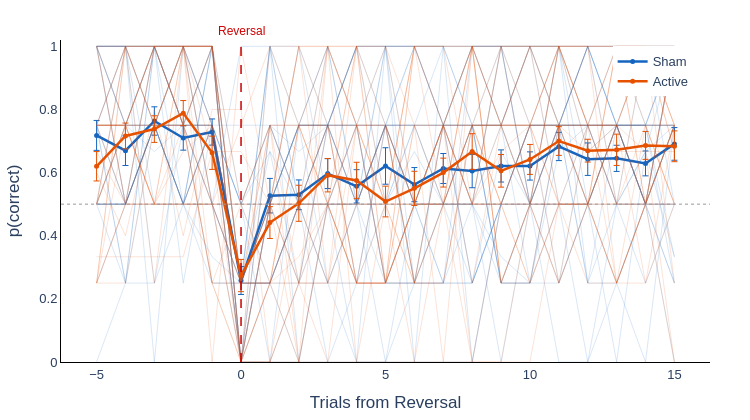
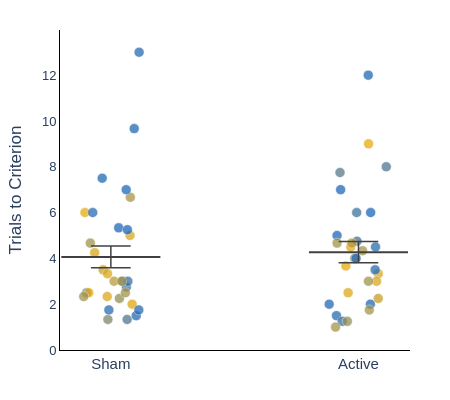

These figures' notebook cell, in order:
### Markdown cell above
---
## 5. Reversal Learning Analysis

### Code cell
# Reversal-locked accuracy and trials to criterion
rev_results = run_reversal_analysis(data, data_clean, conditions=['sham', 'active'])

### Figure 1 — Plotly figure (JSON) as saved in the notebook; plotly's stock layout.template omitted (floating-point values rounded to 4 significant figures)
{"data": [{"hoverinfo": "text+y", "line": {"color": "#1565C0", "width": 0.8}, "mode": "lines", "opacity": 0.2, "showlegend": false, "text": "sub-10369 (sham)", "type": "scatter", "x": [-5, -4, -3, -2, -1, 0, 1, 2, 3, 4, 5, 6, 7, 8, 9, 10, 11, 12, 13, 14, 15], "y": [0.5, 0.5, 0.75, 0.5, 1, 0.25, 1, 0.5, 0.5, 0.5, 0.5, 0.5, 0.75, 0.5, 0.3333, 0.25, 0.25, 0.5, 0, 0.6667, 0.3333]}, {"hoverinfo": "text+y", "line": {"color": "#1565C0", "width": 0.8}, "mode": "lines", "opacity": 0.2, "showlegend": false, "text": "sub-10418 (sham)", "type": "scatter", "x": [-5, -4, -3, -2, -1, 0, 1, 2, 3, 4, 5, 6, 7, 8, 9, 10, 11, 12, 13, 14, 15], "y": [0.5, 0.5, 0.75, 0.75, 0.25, 0.25, 0.25, 0.5, 0.5, 0.25, 0.75, 0.5, 0.75, 1, 0.75, 0.5, 0.75, 0.75, 0.5, 0.25, 0.5]}, {"hoverinfo": "text+y", "line": {"color": "#1565C0", "width": 0.8}, "mode": "lines", "opacity": 0.2, "showlegend": false, "text": "sub-10541 (sham)", "type": "scatter", "x": [-5, -4, -3, -2, -1, 0, 1, 2, 3, 4, 5, 6, 7, 8, 9, 10, 11, 12, 13, 14, 15], "y": [0.5, 0.75, 0.6667, 0.75, 1, 0, 0.75, 0.6667, 0.75, 1, 0.5, 0.75, 0.5, 0.5, 0.25, 0.25, 0.6667, 0.75, 0.5, 0.6667, 1]}, {"hoverinfo": "text+y", "line": {"color": "#1565C0", "width": 0.8}, "mode": "lines", "opacity": 0.2, "showlegend": false, "text": "sub-10559 (sham)", "type": "scatter", "x": [-5, -4, -3, -2, -1, 0, 1, 2, 3, 4, 5, 6, 7, 8, 9, 10, 11, 12, 13, 14, 15], "y": [0.75, 0.75, 1, 0.75, 0.75, 0, 0.25, 0.25, 0.25, 0.5, 0.75, 0.75, 0.5, 0.5, 0.5, 0.75, 0.75, 0.25, 0.5, 0.5, 1]}, {"hoverinfo": "text+y", "line": {"color": "#1565C0", "width": 0.8}, "mode": "lines", "opacity": 0.2, "showlegend": false, "text": "sub-10589 (sham)", "type": "scatter", "x": [-5, -4, -3, -2, -1, 0, 1, 2, 3, 4, 5, 6, 7, 8, 9, 10, 11, 12, 13, 14, 15], "y": [0.75, 1, 0.75, 1, 1, 0, 0.5, 0.75, 0.75, 1, 1, 1, 1, 0.75, 0.75, 0.5, 0.75, 1, 1, 0.75, 0.75]}, {"hoverinfo": "text+y", "line": {"color": "#1565C0", "width": 0.8}, "mode": "lines", "opacity": 0.2, "showlegend": false, "text": "sub-10606 (sham)", "type": "scatter", "x": [-5, -4, -3, -2, -1, 0, 1, 2, 3, 4, 5, 6, 7, 8, 9, 10, 11, 12, 13, 14, 15], "y": [1, 1, 0, 1, 0.5, 1, 1, 0, 0.5, 0, 1, 0, 1, 0, 0.5, 0.5, 0, 0, 0.5, 1, 0.5]}, {"hoverinfo": "text+y", "line": {"color": "#1565C0", "width": 0.8}, "mode": "lines", "opacity": 0.2, "showlegend": false, "text": "sub-10608 (sham)", "type": "scatter", "x": [-5, -4, -3, -2, -1, 0, 1, 2, 3, 4, 5, 6, 7, 8, 9, 10, 11, 12, 13, 14, 15], "y": [1, 0.75, 1, 0.75, 0.5, 0.25, 0.5, 0.75, 0.75, 0.5, 0.5, 0.75, 1, 0.75, 0.25, 0.25, 0.75, 1, 0.75, 0.75, 0.3333]}, {"hoverinfo": "text+y", "line": {"color": "#1565C0", "width": 0.8}, "mode": "lines", "opacity": 0.2, "showlegend": false, "text": "sub-10636 (sham)", "type": "scatter", "x": [-5, -4, -3, -2, -1, 0, 1, 2, 3, 4, 5, 6, 7, 8, 9, 10, 11, 12, 13, 14, 15], "y": [1, 0.75, 1, 0.75, 0.75, 0, 0.5, 0.75, 0.75, 0.75, 0.75, 0.75, 0.75, 1, 1, 1, 1, 1, 0.75, 0.75, 1]}, {"hoverinfo": "text+y", "line": {"color": "#1565C0", "width": 0.8}, "mode": "lines", "opacity": 0.2, "showlegend": false, "text": "sub-10638 (sham)", "type": "scatter", "x": [-5, -4, -3, -2, -1, 0, 1, 2, 3, 4, 5, 6, 7, 8, 9, 10, 11, 12, 13, 14, 15], "y": [0.5, 1, 0.25, 0.5, 0.75, 0.5, 0, 0.75, 1, 0.5, 0.75, 0.5, 0.5, 0.75, 0.25, 0.25, 0.5, 0, 0.25, 0.5, 0.25]}, {"hoverinfo": "text+y", "line": {"color": "#1565C0", "width": 0.8}, "mode": "lines", "opacity": 0.2, "showlegend": false, "text": "sub-10641 (sham)", "type": "scatter", "x": [-5, -4, -3, -2, -1, 0, 1, 2, 3, 4, 5, 6, 7, 8, 9, 10, 11, 12, 13, 14, 15], "y": [0.5, 0.5, 1, 0.75, 0.75, 0, 0.5, 0.75, 0.75, 0.75, 0.75, 0.25, 0.75, 0.75, 0.75, 1, 0.5, 0.5, 0.75, 0.5, 1]}, {"hoverinfo": "text+y", "line": {"color": "#1565C0", "width": 0.8}, "mode": "lines", "opacity": 0.2, "showlegend": false, "text": "sub-10649 (sham)", "type": "scatter", "x": [-5, -4, -3, -2, -1, 0, 1, 2, 3, 4, 5, 6, 7, 8, 9, 10, 11, 12, 13, 14, 15], "y": [0, 0.25, 0.25, 0.75, 0.75, 0.25, 0.5, 0.25, 0.75, 0.5, 1, 1, 1, 1, 1, 0.75, 0.75, 0.75, 0.75, 0.75, 0.75]}, {"hoverinfo": "text+y", "line": {"color": "#1565C0", "width": 0.8}, "mode": "lines", "opacity": 0.2, "showlegend": false, "text": "sub-10656 (sham)", "type": "scatter", "x": [-5, -4, -3, -2, -1, 0, 1, 2, 3, 4, 5, 6, 7, 8, 9, 10, 11, 12, 13, 14, 15], "y": [0.75, 0.25, 1, 1, 0.5, 0, 1, 0.75, 1, 0.75, 0.75, 1, 0.75, 0.75, 1, 0.5, 0.5, 0.5, 0.75, 0.75, 0.75]}, {"hoverinfo": "text+y", "line": {"color": "#1565C0", "width": 0.8}, "mode": "lines", "opacity": 0.2, "showlegend": false, "text": "sub-10661 (sham)", "type": "scatter", "x": [-5, -4, -3, -2, -1, 0, 1, 2, 3, 4, 5, 6, 7, 8, 9, 10, 11, 12, 13, 14, 15], "y": [0.75, 0.5, 0.75, 1, 0.75, 0.5, 0.75, 0.5, 0.75, 1, 1, 0.5, 0.75, 0.75, 0.75, 0.75, 0.75, 1, 0.75, 0.5, 0.75]}, {"hoverinfo": "text+y", "line": {"color": "#1565C0", "width": 0.8}, "mode": "lines", "opacity": 0.2, "showlegend": false, "text": "sub-10716 (sham)", "type": "scatter", "x": [-5, -4, -3, -2, -1, 0, 1, 2, 3, 4, 5, 6, 7, 8, 9, 10, 11, 12, 13, 14, 15], "y": [1, 1, 0.75, 0.5, 0.75, 0.25, 0.25, 0.5, 0, 0.25, 0.25, 0.25, 0.5, 0.25, 0.5, 0.75, 0.75, 0.75, 0.5, 0.5, 0.25]}, {"hoverinfo": "text+y", "line": {"color": "#1565C0", "width": 0.8}, "mode": "lines", "opacity": 0.2, "showlegend": false, "text": "sub-10809 (sham)", "type": "scatter", "x": [-5, -4, -3, -2, -1, 0, 1, 2, 3, 4, 5, 6, 7, 8, 9, 10, 11, 12, 13, 14, 15], "y": [0.5, 0.75, 0.75, 0.5, 0.3333, 0.25, 0.6667, 0.5, 1, 0.5, 1, 0.25, 0.75, 0.25, 0.6667, 0.5, 0.75, 0.75, 0.75, 0.5, 1]}, {"hoverinfo": "text+y", "line": {"color": "#1565C0", "width": 0.8}, "mode": "lines", "opacity": 0.2, "showlegend": false, "text": "sub-10810 (sham)", "type": "scatter", "x": [-5, -4, -3, -2, -1, 0, 1, 2, 3, 4, 5, 6, 7, 8, 9, 10, 11, 12, 13, 14, 15], "y": [1, 1, 1, 1, 1, 0.25, 0.25, 0, 0.5, 0.5, 0.75, 0.75, 0.75, 1, 1, 1, 1, 0.5, 0.75, 1, 1]}, {"hoverinfo": "text+y", "line": {"color": "#1565C0", "width": 0.8}, "mode": "lines", "opacity": 0.2, "showlegend": false, "text": "sub-10862 (sham)", "type": "scatter", "x": [-5, -4, -3, -2, -1, 0, 1, 2, 3, 4, 5, 6, 7, 8, 9, 10, 11, 12, 13, 14, 15], "y": [1, 1, 1, 0.5, 0.75, 0.5, 0.75, 0.5, 0.5, 0.5, 0.75, 1, 0.75, 0.5, 1, 0.5, 0.75, 0.75, 0.75, 0.5, 0.75]}, {"hoverinfo": "text+y", "line": {"color": "#1565C0", "width": 0.8}, "mode": "lines", "opacity": 0.2, "showlegend": false, "text": "sub-10866 (sham)", "type": "scatter", "x": [-5, -4, -3, -2, -1, 0, 1, 2, 3, 4, 5, 6, 7, 8, 9, 10, 11, 12, 13, 14, 15], "y": [0.5, 0.5, 0.75, 0.5, 1, 0.5, 0.25, 0.5, 0.25, 0, 0, 0.25, 0.25, 0.25, 0.5, 0.5, 0.5, 0.75, 0.75, 0.5, 0]}, {"hoverinfo": "text+y", "line": {"color": "#1565C0", "width": 0.8}, "mode": "lines", "opacity": 0.2, "showlegend": false, "text": "sub-10886 (sham)", "type": "scatter", "x": [-5, -4, -3, -2, -1, 0, 1, 2, 3, 4, 5, 6, 7, 8, 9, 10, 11, 12, 13, 14, 15], "y": [1, 0.5, 0.75, 0.75, 1, 0, 0, 0.25, 0.5, 0.75, 0.25, 0.25, 0.25, 1, 0.75, 1, 0.75, 0.25, 0.75, 0.5, 0.5]}, {"hoverinfo": "text+y", "line": {"color": "#1565C0", "width": 0.8}, "mode": "lines", "opacity": 0.2, "showlegend": false, "text": "sub-10951 (sham)", "type": "scatter", "x": [-5, -4, -3, -2, -1, 0, 1, 2, 3, 4, 5, 6, 7, 8, 9, 10, 11, 12, 13, 14, 15], "y": [0.5, 0.5, 0.5, 0.5, 0.75, 0.75, 0.75, 0.5, 0.75, 0.5, 0, 0.5, 0.25, 0.75, 0.25, 0.5, 1, 0.25, 0.25, 0.5, 0.75]}, {"hoverinfo": "text+y", "line": {"color": "#1565C0", "width": 0.8}, "mode": "lines", "opacity": 0.2, "showlegend": false, "text": "sub-10998 (sham)", "type": "scatter", "x": [-5, -4, -3, -2, -1, 0, 1, 2, 3, 4, 5, 6, 7, 8, 9, 10, 11, 12, 13, 14, 15], "y": [0.25, 0.5, 1, 1, 0.75, 0.5, 0.6667, 0.25, 0.75, 0.25, 0.5, 0.6667, 0.5, 0.75, 0.75, 0.75, 0.75, 1, 0.75, 0.75, 0.25]}, {"hoverinfo": "text+y", "line": {"color": "#1565C0", "width": 0.8}, "mode": "lines", "opacity": 0.2, "showlegend": false, "text": "sub-11016 (sham)", "type": "scatter", "x": [-5, -4, -3, -2, -1, 0, 1, 2, 3, 4, 5, 6, 7, 8, 9, 10, 11, 12, 13, 14, 15], "y": [0.5, 0.25, 0.75, 0.75, 0.75, 0.25, 0.25, 0.5, 0.25, 0.25, 0.75, 0.75, 0.75, 0.25, 0.5, 0.75, 1, 0.6667, 0.75, 0.75, 0.75]}, {"hoverinfo": "text+y", "line": {"color": "#1565C0", "width": 0.8}, "mode": "lines", "opacity": 0.2, "showlegend": false, "text": "sub-11030 (sham)", "type": "scatter", "x": [-5, -4, -3, -2, -1, 0, 1, 2, 3, 4, 5, 6, 7, 8, 9, 10, 11, 12, 13, 14, 15], "y": [0.75, 1, 0.5, 0.5, 0.5, 0.5, 0.5, 0.75, 0.75, 0.75, 1, 1, 0.75, 0.75, 0.75, 1, 1, 1, 1, 1, 1]}, {"hoverinfo": "text+y", "line": {"color": "#1565C0", "width": 0.8}, "mode": "lines", "opacity": 0.2, "showlegend": false, "text": "sub-11286 (sham)", "type": "scatter", "x": [-5, -4, -3, -2, -1, 0, 1, 2, 3, 4, 5, 6, 7, 8, 9, 10, 11, 12, 13, 14, 15], "y": [1, 1, 1, 0.75, 1, 0, 0, 0, 0, 0, 0, 0, 0, 0, 0.5, 0.5, 1, 0.75, 0.75, 0.75, 1]}, {"hoverinfo": "text+y", "line": {"color": "#1565C0", "width": 0.8}, "mode": "lines", "opacity": 0.2, "showlegend": false, "text": "sub-11318 (sham)", "type": "scatter", "x": [-5, -4, -3, -2, -1, 0, 1, 2, 3, 4, 5, 6, 7, 8, 9, 10, 11, 12, 13, 14, 15], "y": [0.75, 0.75, 0.75, 0.5, 0.25, 0.25, 1, 1, 0.5, 0.5, 0.75, 0.5, 0.5, 0.5, 0.5, 0.75, 0.75, 0.5, 0.75, 0.5, 0.75]}, {"hoverinfo": "text+y", "line": {"color": "#1565C0", "width": 0.8}, "mode": "lines", "opacity": 0.2, "showlegend": false, "text": "sub-11329 (sham)", "type": "scatter", "x": [-5, -4, -3, -2, -1, 0, 1, 2, 3, 4, 5, 6, 7, 8, 9, 10, 11, 12, 13, 14, 15], "y": [0.5, 0.5, 0.75, 1, 1, 0, 0.5, 0.5, 0.75, 0.75, 0.25, 0.25, 0.5, 0.75, 0.25, 0.5, 0.5, 0.5, 0.5, 0.6667, 0.75]}, {"hoverinfo": "text+y", "line": {"color": "#1565C0", "width": 0.8}, "mode": "lines", "opacity": 0.2, "showlegend": false, "text": "sub-11526 (sham)", "type": "scatter", "x": [-5, -4, -3, -2, -1, 0, 1, 2, 3, 4, 5, 6, 7, 8, 9, 10, 11, 12, 13, 14, 15], "y": [1, 1, 1, 1, 0.75, 0.25, 0.5, 0.75, 0.75, 1, 1, 1, 1, 1, 1, 0.5, 0.75, 0.75, 1, 1, 1]}, {"hoverinfo": "text+y", "line": {"color": "#1565C0", "width": 0.8}, "mode": "lines", "opacity": 0.2, "showlegend": false, "text": "sub-11563 (sham)", "type": "scatter", "x": [-5, -4, -3, -2, -1, 0, 1, 2, 3, 4, 5, 6, 7, 8, 9, 10, 11, 12, 13, 14, 15], "y": [1, 0.5, 0.75, 0.75, 0.5, 0.25, 1, 0.5, 0.5, 0.75, 0.25, 0.5, 0.5, 0.5, 0, 0.5, 0.25, 0.5, 0.25, 0, 0.75]}, {"hoverinfo": "text+y", "line": {"color": "#1565C0", "width": 0.8}, "mode": "lines", "opacity": 0.2, "showlegend": false, "text": "sub-11628 (sham)", "type": "scatter", "x": [-5, -4, -3, -2, -1, 0, 1, 2, 3, 4, 5, 6, 7, 8, 9, 10, 11, 12, 13, 14, 15], "y": [0.75, 0.25, 1, 0.25, 0.75, 0, 0.75, 0.75, 0.25, 0.5, 0.25, 0.5, 0.5, 0.5, 0.75, 0.25, 0.75, 0.5, 0.75, 0.5, 0.5]}, {"hoverinfo": "text+y", "line": {"color": "#1565C0", "width": 0.8}, "mode": "lines", "opacity": 0.2, "showlegend": false, "text": "sub-11631 (sham)", "type": "scatter", "x": [-5, -4, -3, -2, -1, 0, 1, 2, 3, 4, 5, 6, 7, 8, 9, 10, 11, 12, 13, 14, 15], "y": [0.75, 0.5, 0.75, 0.5, 1, 0.25, 0.5, 1, 0.75, 0.5, 0.75, 0.5, 0.25, 0.5, 1, 1, 0.75, 1, 0.5, 0.5, 0.5]}, {"hoverinfo": "text+y", "line": {"color": "#1565C0", "width": 0.8}, "mode": "lines", "opacity": 0.2, "showlegend": false, "text": "sub-11773 (sham)", "type": "scatter", "x": [-5, -4, -3, -2, -1, 0, 1, 2, 3, 4, 5, 6, 7, 8, 9, 10, 11, 12, 13, 14, 15], "y": [1, 0.75, 0.75, 0.5, 0.5, 0.25, 0.25, 0.5, 0.75, 1, 0.75, 0.25, 0.25, 0.25, 0.5, 0.75, 0.25, 0.75, 0.75, 0.75, 1]}, {"error_y": {"array": [0.04744, 0.04693, 0.04492, 0.03862, 0.04144, 0.04412, 0.05471, 0.0471, 0.04735, 0.05276, 0.05782, 0.0541, 0.04757, 0.05284, 0.05095, 0.04471, 0.0448, 0.05144, 0.04144, 0.03938, 0.05173], "color": "#1565C0", "thickness": 1, "type": "data", "visible": true, "width": 3}, "hovertemplate": "Trial %{x}: %{y:.3f}<extra>Sham</extra>", "line": {"color": "#1565C0", "width": 2.5}, "marker": {"color": "#1565C0", "size": 5}, "mode": "lines+markers", "name": "Sham", "type": "scatter", "x": [-5, -4, -3, -2, -1, 0, 1, 2, 3, 4, 5, 6, 7, 8, 9, 10, 11, 12, 13, 14, 15], "y": [0.7177, 0.6694, 0.7634, 0.7097, 0.7285, 0.2581, 0.5269, 0.5296, 0.5968, 0.5565, 0.621, 0.5618, 0.6129, 0.6048, 0.621, 0.621, 0.6828, 0.6425, 0.6452, 0.629, 0.6909]}, {"hoverinfo": "text+y", "line": {"color": "#E65100", "width": 0.8}, "mode": "lines", "opacity": 0.2, "showlegend": false, "text": "sub-10369 (active)", "type": "scatter", "x": [-5, -4, -3, -2, -1, 0, 1, 2, 3, 4, 5, 6, 7, 8, 9, 10, 11, 12, 13, 14, 15], "y": [0.25, 1, 0.25, 1, 1, 0.5, 0.75, 0, 0.5, 0.75, 0.25, 0.75, 0, 1, 0.25, 0.25, 0.5, 0.5, 0.5, 1, 0.25]}, {"hoverinfo": "text+y", "line": {"color": "#E65100", "width": 0.8}, "mode": "lines", "opacity": 0.2, "showlegend": false, "text": "sub-10418 (active)", "type": "scatter", "x": [-5, -4, -3, -2, -1, 0, 1, 2, 3, 4, 5, 6, 7, 8, 9, 10, 11, 12, 13, 14, 15], "y": [0.5, 1, 1, 1, 0, 1, 0.5, 1, 1, 0, 0.5, 0, 0.5, 0, 0, 0.5, 0.5, 0.5, 0.5, 0.5, 0]}, {"hoverinfo": "text+y", "line": {"color": "#E65100", "width": 0.8}, "mode": "lines", "opacity": 0.2, "showlegend": false, "text": "sub-10541 (active)", "type": "scatter", "x": [-5, -4, -3, -2, -1, 0, 1, 2, 3, 4, 5, 6, 7, 8, 9, 10, 11, 12, 13, 14, 15], "y": [0.5, 0.5, 0.75, 1, 0.75, 0, 0.25, 0.75, 0.75, 0.5, 0.75, 0.25, 0.25, 0.75, 0.75, 1, 0.75, 0.6667, 0.6667, 0.6667, 0.6667]}, {"hoverinfo": "text+y", "line": {"color": "#E65100", "width": 0.8}, "mode": "lines", "opacity": 0.2, "showlegend": false, "text": "sub-10559 (active)", "type": "scatter", "x": [-5, -4, -3, -2, -1, 0, 1, 2, 3, 4, 5, 6, 7, 8, 9, 10, 11, 12, 13, 14, 15], "y": [0.6667, 0.5, 0.5, 0.6667, 0.75, 0, 0.75, 0.5, 0.5, 0.25, 0.75, 0.25, 0.5, 0.5, 0.5, 0.75, 0.75, 0.75, 0.75, 0.5, 1]}, {"hoverinfo": "text+y", "line": {"color": "#E65100", "width": 0.8}, "mode": "lines", "opacity": 0.2, "showlegend": false, "text": "sub-10589 (active)", "type": "scatter", "x": [-5, -4, -3, -2, -1, 0, 1, 2, 3, 4, 5, 6, 7, 8, 9, 10, 11, 12, 13, 14, 15], "y": [1, 1, 1, 1, 1, 0, 0, 0.25, 0, 0.75, 0.75, 0.25, 0.25, 0.75, 0.75, 0.75, 1, 0.75, 0.75, 1, 0.75]}, {"hoverinfo": "text+y", "line": {"color": "#E65100", "width": 0.8}, "mode": "lines", "opacity": 0.2, "showlegend": false, "text": "sub-10606 (active)", "type": "scatter", "x": [-5, -4, -3, -2, -1, 0, 1, 2, 3, 4, 5, 6, 7, 8, 9, 10, 11, 12, 13, 14, 15], "y": [0.5, 0.75, 0.5, 0.5, 0.5, 0.5, 0.75, 0.25, 0.5, 0.25, 0.25, 0.5, 0.75, 0, 0.5, 0.25, 0.5, 0.5, 0.25, 0.5, 0.75]}, {"hoverinfo": "text+y", "line": {"color": "#E65100", "width": 0.8}, "mode": "lines", "opacity": 0.2, "showlegend": false, "text": "sub-10608 (active)", "type": "scatter", "x": [-5, -4, -3, -2, -1, 0, 1, 2, 3, 4, 5, 6, 7, 8, 9, 10, 11, 12, 13, 14, 15], "y": [0.5, 0.75, 0.75, 0.5, 0.5, 0, 0.5, 1, 0.75, 0.25, 0.25, 0.5, 0.75, 0.5, 0.5, 0.25, 0.75, 0.5, 1, 1, 0.6667]}, {"hoverinfo": "text+y", "line": {"color": "#E65100", "width": 0.8}, "mode": "lines", "opacity": 0.2, "showlegend": false, "text": "sub-10636 (active)", "type": "scatter", "x": [-5, -4, -3, -2, -1, 0, 1, 2, 3, 4, 5, 6, 7, 8, 9, 10, 11, 12, 13, 14, 15], "y": [0.75, 0.75, 1, 1, 0.5, 0.5, 0.5, 0.75, 1, 1, 1, 1, 1, 1, 1, 1, 1, 1, 1, 1, 1]}, {"hoverinfo": "text+y", "line": {"color": "#E65100", "width": 0.8}, "mode": "lines", "opacity": 0.2, "showlegend": false, "text": "sub-10638 (active)", "type": "scatter", "x": [-5, -4, -3, -2, -1, 0, 1, 2, 3, 4, 5, 6, 7, 8, 9, 10, 11, 12, 13, 14, 15], "y": [1, 0.75, 0.75, 1, 1, 0, 0, 0.25, 0.25, 0.25, 0.25, 0.5, 0.75, 0.5, 0.5, 0.5, 0.5, 0.5, 0.75, 0.6667, 0]}, {"hoverinfo": "text+y", "line": {"color": "#E65100", "width": 0.8}, "mode": "lines", "opacity": 0.2, "showlegend": false, "text": "sub-10641 (active)", "type": "scatter", "x": [-5, -4, -3, -2, -1, 0, 1, 2, 3, 4, 5, 6, 7, 8, 9, 10, 11, 12, 13, 14, 15], "y": [0.75, 0.75, 1, 0.75, 0.25, 0.5, 0.5, 0.5, 0.75, 1, 0.75, 0.5, 0.5, 0.75, 0.5, 0.75, 1, 0.75, 0.5, 0.75, 0.5]}, {"hoverinfo": "text+y", "line": {"color": "#E65100", "width": 0.8}, "mode": "lines", "opacity": 0.2, "showlegend": false, "text": "sub-10649 (active)", "type": "scatter", "x": [-5, -4, -3, -2, -1, 0, 1, 2, 3, 4, 5, 6, 7, 8, 9, 10, 11, 12, 13, 14, 15], "y": [0.75, 0.75, 0.5, 0.75, 0.75, 0.25, 0.75, 0.75, 0.5, 0.25, 0.25, 0.25, 0.5, 0.5, 1, 0.75, 0.5, 0.75, 0.25, 0.5, 1]}, {"hoverinfo": "text+y", "line": {"color": "#E65100", "width": 0.8}, "mode": "lines", "opacity": 0.2, "showlegend": false, "text": "sub-10656 (active)", "type": "scatter", "x": [-5, -4, -3, -2, -1, 0, 1, 2, 3, 4, 5, 6, 7, 8, 9, 10, 11, 12, 13, 14, 15], "y": [0.75, 0.75, 0.5, 0.5, 0.75, 0.25, 0.75, 0.75, 0.75, 0.75, 0.75, 0.5, 0.75, 0.25, 0.75, 0.5, 0.75, 1, 0.25, 0.5, 0.75]}, {"hoverinfo": "text+y", "line": {"color": "#E65100", "width": 0.8}, "mode": "lines", "opacity": 0.2, "showlegend": false, "text": "sub-10661 (active)", "type": "scatter", "x": [-5, -4, -3, -2, -1, 0, 1, 2, 3, 4, 5, 6, 7, 8, 9, 10, 11, 12, 13, 14, 15], "y": [0.75, 0.75, 0.5, 1, 1, 0.25, 0.5, 1, 1, 0.75, 0.5, 0.5, 0.5, 0.75, 0.75, 0.75, 1, 1, 1, 1, 0.75]}, {"hoverinfo": "text+y", "line": {"color": "#E65100", "width": 0.8}, "mode": "lines", "opacity": 0.2, "showlegend": false, "text": "sub-10809 (active)", "type": "scatter", "x": [-5, -4, -3, -2, -1, 0, 1, 2, 3, 4, 5, 6, 7, 8, 9, 10, 11, 12, 13, 14, 15], "y": [0.75, 1, 0.75, 1, 0.6667, 0, 0.25, 0.3333, 0.5, 1, 0.5, 1, 0.5, 0.75, 0.5, 0.5, 1, 0.6667, 0.75, 1, 0.6667]}, {"hoverinfo": "text+y", "line": {"color": "#E65100", "width": 0.8}, "mode": "lines", "opacity": 0.2, "showlegend": false, "text": "sub-10810 (active)", "type": "scatter", "x": [-5, -4, -3, -2, -1, 0, 1, 2, 3, 4, 5, 6, 7, 8, 9, 10, 11, 12, 13, 14, 15], "y": [1, 0.5, 0.75, 0.75, 0.5, 0.25, 0.5, 0.25, 1, 0.75, 1, 0.75, 0.75, 1, 0.25, 0.5, 0.75, 0.75, 0.5, 0.5, 0.5]}, {"hoverinfo": "text+y", "line": {"color": "#E65100", "width": 0.8}, "mode": "lines", "opacity": 0.2, "showlegend": false, "text": "sub-10862 (active)", "type": "scatter", "x": [-5, -4, -3, -2, -1, 0, 1, 2, 3, 4, 5, 6, 7, 8, 9, 10, 11, 12, 13, 14, 15], "y": [0.25, 1, 0.75, 1, 0.25, 0, 0.25, 0.75, 0.5, 1, 0.25, 1, 0.75, 1, 0.25, 0.5, 1, 0.75, 0.75, 0.75, 0.5]}, {"hoverinfo": "text+y", "line": {"color": "#E65100", "width": 0.8}, "mode": "lines", "opacity": 0.2, "showlegend": false, "text": "sub-10866 (active)", "type": "scatter", "x": [-5, -4, -3, -2, -1, 0, 1, 2, 3, 4, 5, 6, 7, 8, 9, 10, 11, 12, 13, 14, 15], "y": [0.75, 0.75, 1, 0.75, 0.5, 0.25, 0.25, 0.5, 0.75, 0.25, 0.5, 0.5, 0.75, 0.5, 0.6667, 0.75, 0.75, 0.5, 0.25, 0.75, 0.75]}, {"hoverinfo": "text+y", "line": {"color": "#E65100", "width": 0.8}, "mode": "lines", "opacity": 0.2, "showlegend": false, "text": "sub-10886 (active)", "type": "scatter", "x": [-5, -4, -3, -2, -1, 0, 1, 2, 3, 4, 5, 6, 7, 8, 9, 10, 11, 12, 13, 14, 15], "y": [0.75, 1, 1, 1, 1, 0.25, 0.5, 0.5, 1, 1, 1, 0.5, 0.5, 0.75, 0.75, 0.5, 0.25, 0.75, 1, 0.5, 0.75]}, {"hoverinfo": "text+y", "line": {"color": "#E65100", "width": 0.8}, "mode": "lines", "opacity": 0.2, "showlegend": false, "text": "sub-10951 (active)", "type": "scatter", "x": [-5, -4, -3, -2, -1, 0, 1, 2, 3, 4, 5, 6, 7, 8, 9, 10, 11, 12, 13, 14, 15], "y": [0.6, 0.4, 0.8, 0.4, 0.8, 0.8, 0, 0.5, 0.25, 1, 0.25, 0.5, 0.5, 0.5, 0.75, 0.75, 0.25, 0.5, 0.25, 0.25, 0.5]}, {"hoverinfo": "text+y", "line": {"color": "#E65100", "width": 0.8}, "mode": "lines", "opacity": 0.2, "showlegend": false, "text": "sub-10998 (active)", "type": "scatter", "x": [-5, -4, -3, -2, -1, 0, 1, 2, 3, 4, 5, 6, 7, 8, 9, 10, 11, 12, 13, 14, 15], "y": [0.75, 0.5, 1, 0.75, 1, 0, 0.5, 0, 0.5, 0.25, 0.25, 0.5, 0.5, 1, 0.75, 1, 0.75, 0.75, 0.75, 0.5, 0.75]}, {"hoverinfo": "text+y", "line": {"color": "#E65100", "width": 0.8}, "mode": "lines", "opacity": 0.2, "showlegend": false, "text": "sub-11016 (active)", "type": "scatter", "x": [-5, -4, -3, -2, -1, 0, 1, 2, 3, 4, 5, 6, 7, 8, 9, 10, 11, 12, 13, 14, 15], "y": [0.25, 0.25, 0.75, 0.75, 0.25, 0, 1, 0.75, 0.75, 0.75, 0.5, 0.25, 0.75, 0.75, 1, 0.5, 1, 0.75, 0.75, 1, 0.75]}, {"hoverinfo": "text+y", "line": {"color": "#E65100", "width": 0.8}, "mode": "lines", "opacity": 0.2, "showlegend": false, "text": "sub-11030 (active)", "type": "scatter", "x": [-5, -4, -3, -2, -1, 0, 1, 2, 3, 4, 5, 6, 7, 8, 9, 10, 11, 12, 13, 14, 15], "y": [0.5, 1, 0.75, 0.75, 0.75, 0.25, 0.25, 0.25, 0.25, 0.75, 0.75, 0.5, 0.75, 0.5, 0.5, 0.5, 0.5, 0.25, 0.25, 0.5, 0.75]}, {"hoverinfo": "text+y", "line": {"color": "#E65100", "width": 0.8}, "mode": "lines", "opacity": 0.2, "showlegend": false, "text": "sub-11286 (active)", "type": "scatter", "x": [-5, -4, -3, -2, -1, 0, 1, 2, 3, 4, 5, 6, 7, 8, 9, 10, 11, 12, 13, 14, 15], "y": [1, 1, 1, 1, 1, 0, 0, 0, 0, 0, 0, 0, 0, 0, 0, 0, 0.5, 0.5, 1, 1, 1]}, {"hoverinfo": "text+y", "line": {"color": "#E65100", "width": 0.8}, "mode": "lines", "opacity": 0.2, "showlegend": false, "text": "sub-11318 (active)", "type": "scatter", "x": [-5, -4, -3, -2, -1, 0, 1, 2, 3, 4, 5, 6, 7, 8, 9, 10, 11, 12, 13, 14, 15], "y": [0.25, 0.5, 0.5, 1, 1, 0.25, 0.25, 0, 1, 0.75, 0.25, 0.75, 0.5, 1, 0.25, 0.5, 0.25, 0.5, 0.75, 0.25, 0.75]}, {"hoverinfo": "text+y", "line": {"color": "#E65100", "width": 0.8}, "mode": "lines", "opacity": 0.2, "showlegend": false, "text": "sub-11329 (active)", "type": "scatter", "x": [-5, -4, -3, -2, -1, 0, 1, 2, 3, 4, 5, 6, 7, 8, 9, 10, 11, 12, 13, 14, 15], "y": [1, 0.5, 0.5, 0.5, 0.5, 0, 0.5, 0.5, 0.5, 0.5, 0.5, 1, 1, 0.5, 1, 1, 0.5, 0.5, 1, 0.5, 0.5]}, {"hoverinfo": "text+y", "line": {"color": "#E65100", "width": 0.8}, "mode": "lines", "opacity": 0.2, "showlegend": false, "text": "sub-11526 (active)", "type": "scatter", "x": [-5, -4, -3, -2, -1, 0, 1, 2, 3, 4, 5, 6, 7, 8, 9, 10, 11, 12, 13, 14, 15], "y": [0.75, 0.75, 0.5, 0.5, 0.5, 0.5, 0.25, 0.5, 0.5, 0.5, 0.75, 0.75, 0.75, 1, 0.75, 1, 1, 1, 1, 0.75, 0.75]}, {"hoverinfo": "text+y", "line": {"color": "#E65100", "width": 0.8}, "mode": "lines", "opacity": 0.2, "showlegend": false, "text": "sub-11563 (active)", "type": "scatter", "x": [-5, -4, -3, -2, -1, 0, 1, 2, 3, 4, 5, 6, 7, 8, 9, 10, 11, 12, 13, 14, 15], "y": [0.25, 0.75, 0.75, 0.75, 1, 0.25, 0.5, 0.25, 0.75, 0.25, 0.25, 1, 0.75, 0.75, 0.75, 0.75, 0.5, 0.5, 0.75, 0.75, 0.5]}, {"hoverinfo": "text+y", "line": {"color": "#E65100", "width": 0.8}, "mode": "lines", "opacity": 0.2, "showlegend": false, "text": "sub-11628 (active)", "type": "scatter", "x": [-5, -4, -3, -2, -1, 0, 1, 2, 3, 4, 5, 6, 7, 8, 9, 10, 11, 12, 13, 14, 15], "y": [0.5, 0.75, 1, 0.75, 0.25, 0.25, 0.25, 0.75, 0.5, 0.75, 0.5, 0.25, 0.75, 0.75, 0.5, 0.75, 0.75, 0.5, 0.75, 0.5, 1]}, {"hoverinfo": "text+y", "line": {"color": "#E65100", "width": 0.8}, "mode": "lines", "opacity": 0.2, "showlegend": false, "text": "sub-11631 (active)", "type": "scatter", "x": [-5, -4, -3, -2, -1, 0, 1, 2, 3, 4, 5, 6, 7, 8, 9, 10, 11, 12, 13, 14, 15], "y": [0.25, 0.5, 1, 1, 0.5, 0.75, 1, 1, 0.25, 0.5, 0.5, 0.5, 0.5, 1, 0.75, 0.75, 0.75, 0.75, 1, 1, 1]}, {"hoverinfo": "text+y", "line": {"color": "#E65100", "width": 0.8}, "mode": "lines", "opacity": 0.2, "showlegend": false, "text": "sub-11773 (active)", "type": "scatter", "x": [-5, -4, -3, -2, -1, 0, 1, 2, 3, 4, 5, 6, 7, 8, 9, 10, 11, 12, 13, 14, 15], "y": [0.3333, 0.3333, 0.3333, 0.3333, 0.6667, 0.6667, 0.5, 0.5, 0.5, 0.5, 0.5, 1, 1, 1, 1, 1, 1, 1, 0.5, 0.5, 1]}, {"error_y": {"array": [0.04653, 0.04081, 0.04216, 0.03988, 0.05267, 0.0511, 0.05041, 0.05714, 0.05291, 0.05767, 0.04867, 0.05414, 0.0458, 0.05665, 0.05162, 0.04747, 0.04549, 0.03607, 0.04957, 0.04426, 0.04884], "color": "#E65100", "thickness": 1, "type": "data", "visible": true, "width": 3}, "hovertemplate": "Trial %{x}: %{y:.3f}<extra>Active</extra>", "line": {"color": "#E65100", "width": 2.5}, "marker": {"color": "#E65100", "size": 5}, "mode": "lines+markers", "name": "Active", "type": "scatter", "x": [-5, -4, -3, -2, -1, 0, 1, 2, 3, 4, 5, 6, 7, 8, 9, 10, 11, 12, 13, 14, 15], "y": [0.62, 0.7161, 0.7378, 0.7883, 0.6628, 0.2739, 0.4417, 0.5028, 0.5917, 0.575, 0.5083, 0.55, 0.6, 0.6667, 0.6056, 0.6417, 0.7, 0.6694, 0.6722, 0.6861, 0.6833]}], "layout": {"annotations": [{"font": {"color": "#CC0000", "size": 12}, "showarrow": false, "text": "Reversal", "x": 0, "xanchor": "center", "xref": "x", "y": 1, "yanchor": "bottom", "yref": "y domain"}], "font": {"family": "Arial", "size": 14}, "height": 420, "legend": {"font": {"size": 13}, "x": 0.85, "y": 0.98}, "margin": {"b": 50, "l": 60, "r": 40, "t": 40}, "shapes": [{"line": {"color": "#CC0000", "dash": "dash", "width": 1.5}, "type": "line", "x0": 0, "x1": 0, "xref": "x", "y0": 0, "y1": 1, "yref": "y domain"}, {"line": {"color": "#999999", "dash": "dot", "width": 1}, "type": "line", "x0": 0, "x1": 1, "xref": "x domain", "y0": 0.5, "y1": 0.5, "yref": "y"}], "width": 750, "xaxis": {"autorange": true, "linecolor": "black", "linewidth": 1, "range": [-6.231, 16.23], "showgrid": false, "showline": true, "tickfont": {"size": 13}, "title": {"text": "Trials from Reversal"}, "type": "linear", "zeroline": false}, "yaxis": {"linecolor": "black", "linewidth": 1, "range": [0, 1.02], "showgrid": false, "showline": true, "tickfont": {"size": 13}, "title": {"text": "p(correct)"}, "type": "linear"}}}

### Figure 2 — Plotly figure (JSON) as saved in the notebook; plotly's stock layout.template omitted (floating-point values rounded to 4 significant figures)
{"data": [{"hoverinfo": "text", "marker": {"color": ["rgb(79,120,143)", "rgb(220,167,28)", "rgb(223,168,25)", "rgb(63,115,157)", "rgb(87,123,137)", "rgb(40,107,176)", "rgb(67,116,153)", "rgb(55,112,163)", "rgb(232,171,18)", "rgb(126,136,105)", "rgb(200,160,44)", "rgb(36,106,179)", "rgb(149,143,86)", "rgb(220,167,28)", "rgb(220,167,28)", "rgb(216,166,31)", "rgb(185,155,57)", "rgb(232,171,18)", "rgb(165,149,73)", "rgb(32,104,182)", "rgb(32,104,182)", "rgb(36,106,179)", "rgb(40,107,176)", "rgb(36,106,179)", "rgb(28,103,185)", "rgb(40,107,176)", "rgb(40,107,176)", "rgb(161,147,76)", "rgb(161,147,76)", "rgb(165,149,73)", "rgb(161,147,76)"], "line": {"color": "white", "width": 0.5}, "opacity": 0.75, "size": 10}, "mode": "markers", "showlegend": false, "text": ["sub-10369<br>Age: 35<br>TTC: 1.3", "sub-10418<br>Age: 71<br>TTC: 2.3", "sub-10541<br>Age: 72<br>TTC: 2.0", "sub-10559<br>Age: 31<br>TTC: 3.0", "sub-10589<br>Age: 37<br>TTC: 2.5", "sub-10606<br>Age: 25<br>TTC: 13.0", "sub-10608<br>Age: 32<br>TTC: 2.8", "sub-10636<br>Age: 29<br>TTC: 3.0", "sub-10638<br>Age: 74<br>TTC: 2.5", "sub-10641<br>Age: 47<br>TTC: 1.3", "sub-10649<br>Age: 66<br>TTC: 3.5", "sub-10656<br>Age: 24<br>TTC: 1.5", "sub-10661<br>Age: 53<br>TTC: 2.2", "sub-10716<br>Age: 71<br>TTC: 5.0", "sub-10809<br>Age: 71<br>TTC: 3.3", "sub-10810<br>Age: 70<br>TTC: 4.2", "sub-10862<br>Age: 62<br>TTC: 3.0", "sub-10866<br>Age: 74<br>TTC: 6.0", "sub-10886<br>Age: 57<br>TTC: 6.7", "sub-10951<br>Age: 23<br>TTC: 5.3", "sub-10998<br>Age: 23<br>TTC: 7.0", "sub-11016<br>Age: 24<br>TTC: 7.5", "sub-11030<br>Age: 25<br>TTC: 1.8", "sub-11286<br>Age: 24<br>TTC: 9.7", "sub-11318<br>Age: 22<br>TTC: 5.2", "sub-11329<br>Age: 25<br>TTC: 6.0", "sub-11526<br>Age: 25<br>TTC: 1.8", "sub-11563<br>Age: 56<br>TTC: 2.3", "sub-11628<br>Age: 56<br>TTC: 4.7", "sub-11631<br>Age: 57<br>TTC: 3.0", "sub-11773<br>Age: 56<br>TTC: 2.5"], "type": "scatter", "x": [0.06575, -0.01467, 0.08606, 0.04737, -0.0974, 0.1141, 0.06267, 0.06866, -0.08925, -0.01191, -0.03101, 0.1024, 0.03453, 0.07746, -0.01358, -0.06546, 0.0131, -0.1047, 0.07863, 0.0316, 0.06194, -0.03491, 0.113, 0.09435, 0.06681, -0.07329, -0.007987, -0.1095, -0.08297, 0.04393, 0.05874], "y": [1.333, 2.333, 2, 3, 2.5, 13, 2.75, 3, 2.5, 1.333, 3.5, 1.5, 2.25, 5, 3.333, 4.25, 3, 6, 6.667, 5.333, 7, 7.5, 1.75, 9.667, 5.25, 6, 1.75, 2.333, 4.667, 3, 2.5]}, {"hoverinfo": "skip", "line": {"color": "#404040", "width": 1.5}, "mode": "lines", "showlegend": false, "type": "scatter", "x": [0, 0], "y": [3.589, 4.54]}, {"hoverinfo": "skip", "line": {"color": "#404040", "width": 1.5}, "mode": "lines", "showlegend": false, "type": "scatter", "x": [-0.08, 0.08], "y": [4.54, 4.54]}, {"hoverinfo": "skip", "line": {"color": "#404040", "width": 1.5}, "mode": "lines", "showlegend": false, "type": "scatter", "x": [-0.08, 0.08], "y": [3.589, 3.589]}, {"hoverinfo": "text", "line": {"color": "#404040", "width": 2}, "mode": "lines", "showlegend": false, "text": ["Sham mean: 4.1", "Sham mean: 4.1"], "type": "scatter", "x": [-0.2, 0.2], "y": [4.065, 4.065]}, {"hoverinfo": "text", "marker": {"color": ["rgb(79,120,143)", "rgb(220,167,28)", "rgb(223,168,25)", "rgb(63,115,157)", "rgb(87,123,137)", "rgb(40,107,176)", "rgb(67,116,153)", "rgb(55,112,163)", "rgb(232,171,18)", "rgb(126,136,105)", "rgb(200,160,44)", "rgb(36,106,179)", "rgb(149,143,86)", "rgb(220,167,28)", "rgb(216,166,31)", "rgb(185,155,57)", "rgb(232,171,18)", "rgb(165,149,73)", "rgb(32,104,182)", "rgb(32,104,182)", "rgb(36,106,179)", "rgb(40,107,176)", "rgb(36,106,179)", "rgb(28,103,185)", "rgb(40,107,176)", "rgb(40,107,176)", "rgb(161,147,76)", "rgb(161,147,76)", "rgb(165,149,73)", "rgb(161,147,76)"], "line": {"color": "white", "width": 0.5}, "opacity": 0.75, "size": 10}, "mode": "markers", "showlegend": false, "text": ["sub-10369<br>Age: 35<br>TTC: 8.0", "sub-10418<br>Age: 71<br>TTC: 2.5", "sub-10541<br>Age: 72<br>TTC: 4.5", "sub-10559<br>Age: 31<br>TTC: 6.0", "sub-10589<br>Age: 37<br>TTC: 7.8", "sub-10606<br>Age: 25<br>TTC: 1.5", "sub-10608<br>Age: 32<br>TTC: 4.8", "sub-10636<br>Age: 29<br>TTC: 1.2", "sub-10638<br>Age: 74<br>TTC: 9.0", "sub-10641<br>Age: 47<br>TTC: 4.0", "sub-10649<br>Age: 66<br>TTC: 2.2", "sub-10656<br>Age: 24<br>TTC: 2.0", "sub-10661<br>Age: 53<br>TTC: 1.2", "sub-10809<br>Age: 71<br>TTC: 3.3", "sub-10810<br>Age: 70<br>TTC: 3.0", "sub-10862<br>Age: 62<br>TTC: 4.7", "sub-10866<br>Age: 74<br>TTC: 3.7", "sub-10886<br>Age: 57<br>TTC: 1.8", "sub-10951<br>Age: 23<br>TTC: 5.0", "sub-10998<br>Age: 23<br>TTC: 7.0", "sub-11016<br>Age: 24<br>TTC: 2.0", "sub-11030<br>Age: 25<br>TTC: 4.5", "sub-11286<br>Age: 24<br>TTC: 12.0", "sub-11318<br>Age: 22<br>TTC: 6.0", "sub-11329<br>Age: 25<br>TTC: 3.5", "sub-11526<br>Age: 25<br>TTC: 4.0", "sub-11563<br>Age: 56<br>TTC: 4.3", "sub-11628<br>Age: 56<br>TTC: 4.7", "sub-11631<br>Age: 57<br>TTC: 1.0", "sub-11773<br>Age: 56<br>TTC: 3.0"], "type": "scatter", "x": [1.112, 0.9582, 0.9689, 0.9927, 0.9255, 0.9112, 0.9942, 0.9345, 1.041, 0.9849, 1.08, 1.048, 0.955, 1.08, 1.073, 0.973, 0.9492, 1.044, 0.9135, 0.928, 0.8818, 1.069, 1.04, 1.049, 1.067, 0.9901, 1.016, 0.9136, 0.9075, 1.04], "y": [8, 2.5, 4.5, 6, 7.75, 1.5, 4.75, 1.25, 9, 4, 2.25, 2, 1.25, 3.333, 3, 4.667, 3.667, 1.75, 5, 7, 2, 4.5, 12, 6, 3.5, 4, 4.333, 4.667, 1, 3]}, {"hoverinfo": "skip", "line": {"color": "#404040", "width": 1.5}, "mode": "lines", "showlegend": false, "type": "scatter", "x": [1, 1], "y": [3.807, 4.738]}, {"hoverinfo": "skip", "line": {"color": "#404040", "width": 1.5}, "mode": "lines", "showlegend": false, "type": "scatter", "x": [0.92, 1.08], "y": [4.738, 4.738]}, {"hoverinfo": "skip", "line": {"color": "#404040", "width": 1.5}, "mode": "lines", "showlegend": false, "type": "scatter", "x": [0.92, 1.08], "y": [3.807, 3.807]}, {"hoverinfo": "text", "line": {"color": "#404040", "width": 2}, "mode": "lines", "showlegend": false, "text": ["Active mean: 4.3", "Active mean: 4.3"], "type": "scatter", "x": [0.8, 1.2], "y": [4.272, 4.272]}], "layout": {"font": {"family": "Arial", "size": 14}, "height": 400, "margin": {"b": 50, "l": 60, "r": 40, "t": 30}, "width": 450, "xaxis": {"autorange": true, "linecolor": "black", "linewidth": 1, "range": [-0.2054, 1.208], "showgrid": false, "showline": true, "tickfont": {"size": 15}, "ticktext": ["Sham", "Active"], "tickvals": [0, 1], "type": "linear", "zeroline": false}, "yaxis": {"autorange": true, "linecolor": "black", "linewidth": 1, "range": [0, 13.97], "rangemode": "tozero", "showgrid": false, "showline": true, "tickfont": {"size": 13}, "title": {"text": "Trials to Criterion"}, "type": "linear"}}}
